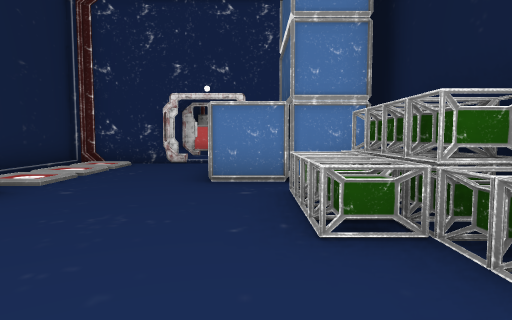
View 1 (above)

16 first-person views from a walk through a Unity game level. The camera is 1.4 m above the floor, tilts 4° down and sees 75° across. The floor is counted in squares, 2 m on a side. Each view is taken from the middle of a square. On the plan, view 1 faces up. The plan holds only what a view shows up to about 10 squares ahead; the rest is blank. The place goes on beyond the plan. The player character is not drawn. Some surface patterns are stand-ins.

View 2
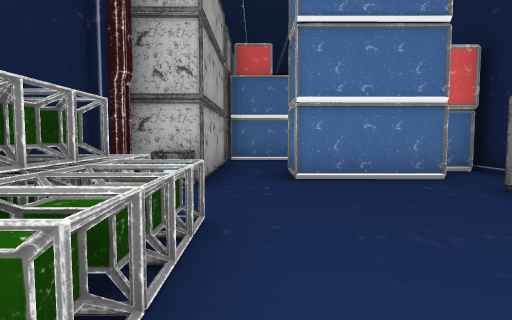

View 3
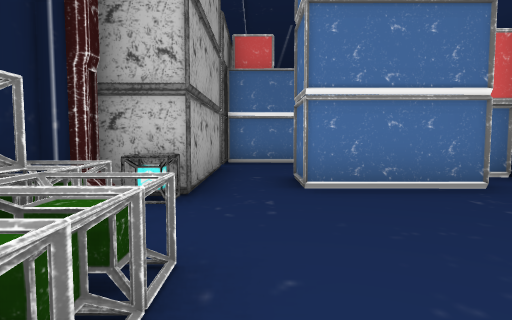

View 4
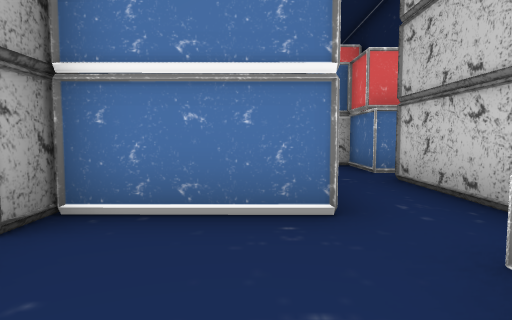

View 5
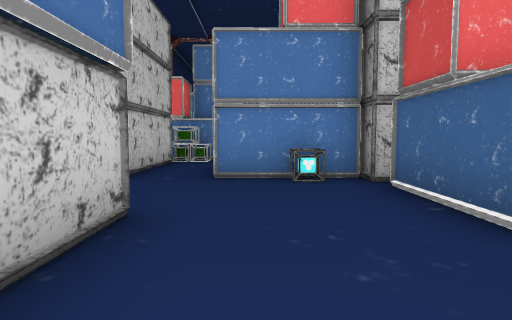

View 6
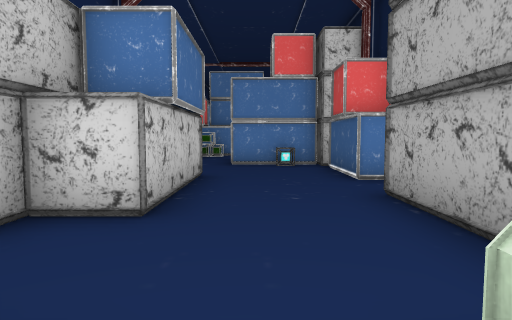

View 7
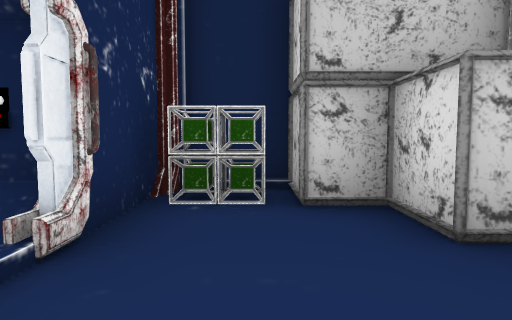

View 8
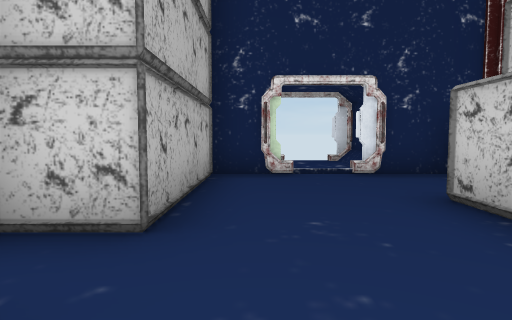

View 9
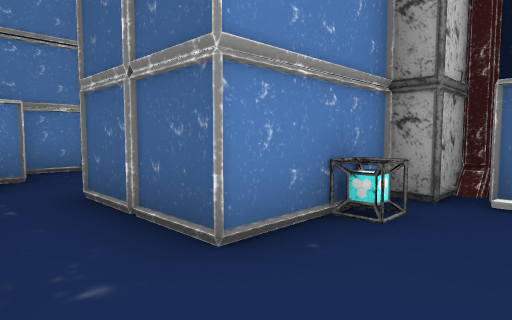

View 10
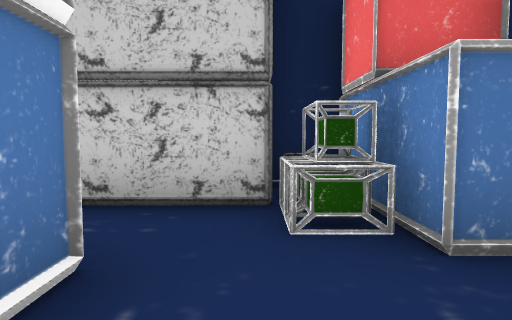

View 11
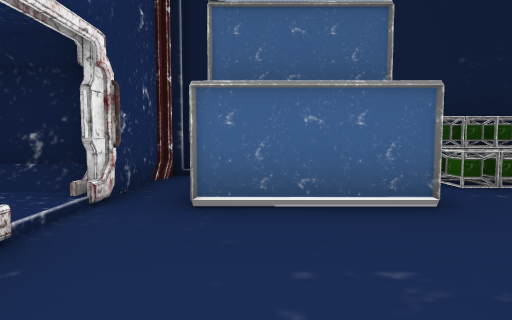

View 12
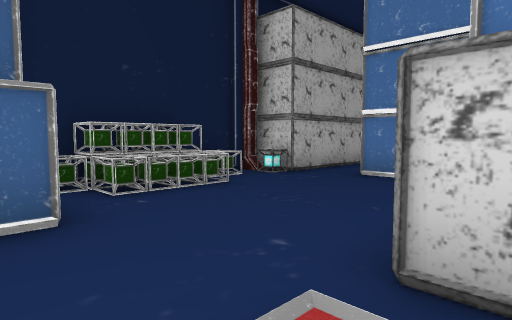

View 13
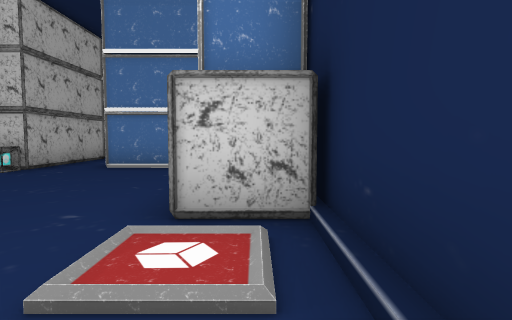

View 14
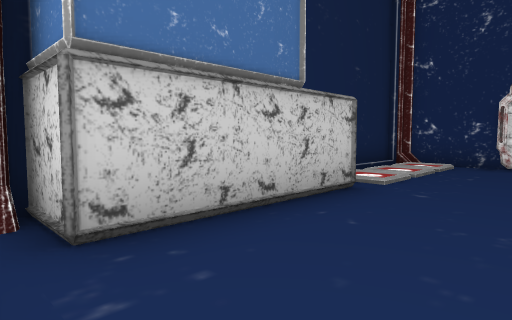

View 15
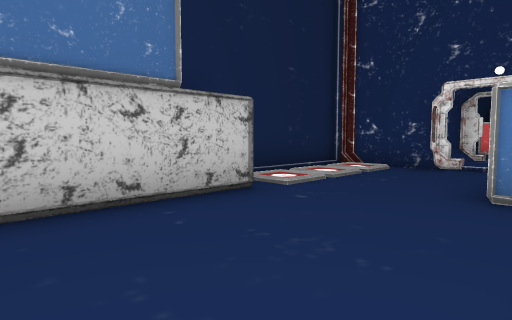

View 16
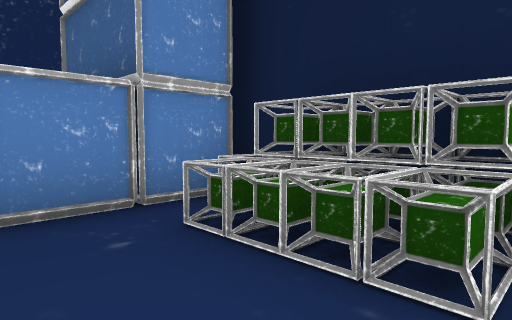

### Floor plan
Key: @ floor where view 1 was taken; # wall or solid block; . main floor; : floor 0.25 m higher than the main floor; / step, stairs or slope; C container; T tank; O other object.
Columns run from 5 left of view 1 to 2 right of it. Each row starts with its distance up from view 1.
  9 ###/:###
  8 #//....#
  7 #//..CC#
  6 #//..CC#
  5 #//....T
  4 #C....TT
  3  C....TT
  2  C.....T
  1 #C.....T
  0 #....@T#
 -1 #.CCC.C
 -2 #C C..C
 -3 #OTT..C
 -4 #OT....
 -5  C..CCCC
 -6  C..C  C
 -7  C..CTCC
 -8  ....TC#
 -9  C....C
-10   CC..C
-11    ....
-12    ....
-13    C..CC
-14 #C....C
-15 #T....C
-16 ####/##
-17   #::
-18   #::

Where each view was taken, in squares from view 1:
view 1: 0 up, 0 right, facing up
view 2: 5 up, 0 right, facing down
view 3: 4 up, 0 right, facing down
view 4: 2 down, 1 left, facing down
view 5: 13 down, 1 left, facing up
view 6: 17 down, 1 left, facing up
view 7: 15 down, 0 right, facing left
view 8: 10 down, 0 right, facing down
view 9: 9 down, 3 left, facing up-right
view 10: 4 down, 0 right, facing left
view 11: 7 up, 4 left, facing right
view 12: 6 up, 4 left, facing down-right
view 13: 7 up, 4 left, facing down
view 14: 0 up, 1 left, facing up-left
view 15: 1 up, 0 right, facing up-left
view 16: 2 up, 1 left, facing up-right
